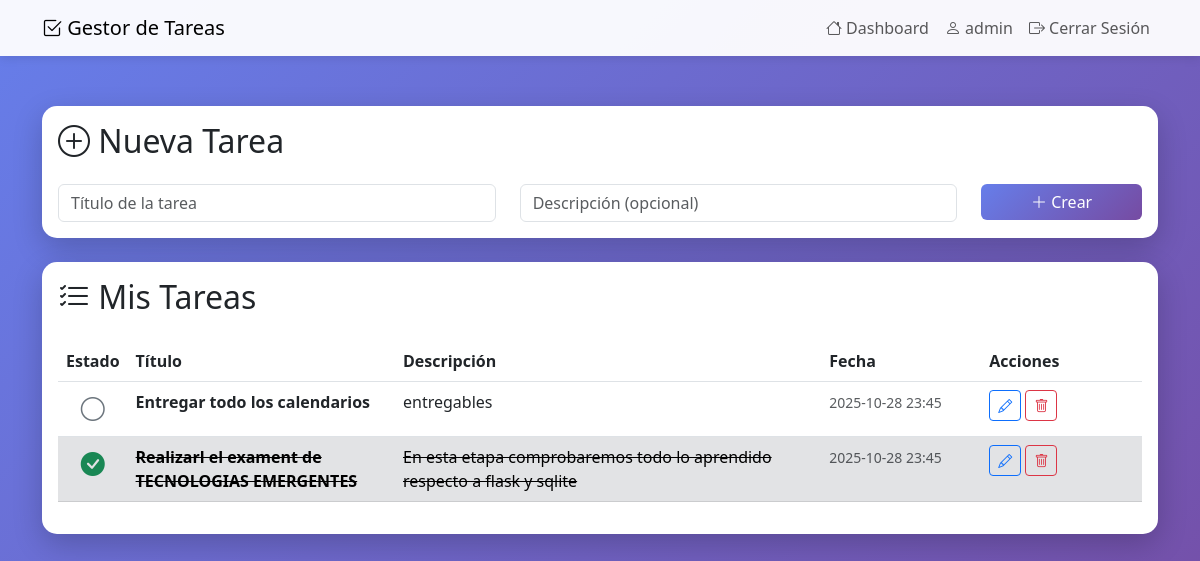
The app's page /dashboard (signed in) with its own data.
### tables this page shows
CREATE TABLE tasks (
            id INTEGER PRIMARY KEY AUTOINCREMENT,
            title TEXT NOT NULL,
            description TEXT,
            completed INTEGER DEFAULT 0,
            user_id INTEGER NOT NULL,
            created_at TIMESTAMP DEFAULT CURRENT_TIMESTAMP,
            FOREIGN KEY (user_id) REFERENCES users (id) ON DELETE CASCADE
        );

### controllers/task_controller.py (the view)
@task_bp.route('/dashboard')
@login_required
def dashboard():
    tasks = Task.get_all_by_user(session['user_id'])
    return render_template('dashboard.html', tasks=tasks)

### models/database.py (called while the page is built)
def get_db():
    conn = sqlite3.connect(Config.DATABASE)
    conn.row_factory = sqlite3.Row
    return conn

### models/task.py (called while the page is built)
    @staticmethod
    def get_all_by_user(user_id):
        conn = get_db()
        cursor = conn.cursor()
        cursor.execute(
            'SELECT * FROM tasks WHERE user_id = ? ORDER BY created_at DESC',
            (user_id,)
        )
        rows = cursor.fetchall()
        conn.close()
        tasks = []
        for row in rows:
            tasks.append(Task(
                row['id'], row['title'], row['description'],
                row['completed'], row['user_id'], row['created_at']
            ))
        return tasks

### utils/auth.py (called while the page is built)
def login_required(f):
    @wraps(f)
    def decorated_function(*args, **kwargs):
        if 'user_id' not in session:
            flash('Debes iniciar sesión para acceder a esta página', 'warning')
            return redirect(url_for('auth.login'))
        return f(*args, **kwargs)
    return decorated_function

### templates/dashboard.html (shortened to what this page needs)
{% extends "base.html" %}
{% block content %}
<div class="row mb-4">
    <div class="col-12">
        <div class="card">
            <div class="card-body">
                <h2 class="card-title mb-4">
                    <i class="bi bi-plus-circle"></i> Nueva Tarea
                </h2>
                <form method="POST" action="{{ url_for('task.create_task') }}">
                    <div class="row">
                        <div class="col-md-5">
                            <input type="text" class="form-control" name="title"
                                   placeholder="Título de la tarea" required>
                        </div>
                        <div class="col-md-5">
                            <input type="text" class="form-control" name="description"
                                   placeholder="Descripción (opcional)">
                        </div>
                        <div class="col-md-2">
                            <button type="submit" class="btn btn-primary w-100">
                                <i class="bi bi-plus-lg"></i> Crear
                            </button>
                        </div>
                    </div>
                </form>
            </div>
        </div>
    </div>
</div>
<div class="row">
    <div class="col-12">
        <div class="card">
            <div class="card-body">
                <h2 class="card-title mb-4">
                    <i class="bi bi-list-check"></i> Mis Tareas
                </h2>
                {% if tasks %}
                <div class="table-responsive">
                    <table class="table table-hover">
                        <thead>
                            <tr>
                                <th width="5%">Estado</th>
                                <th width="25%">Título</th>
                                <th width="40%">Descripción</th>
                                <th width="15%">Fecha</th>
                                <th width="15%">Acciones</th>
                            </tr>
                        </thead>
                        <tbody>
                            {% for task in tasks %}
                            <tr {% if task.completed %}class="table-secondary"{% endif %}>
                                <td class="text-center">
                                    <form method="POST" action="{{ url_for('task.toggle_task', task_id=task.id) }}" style="display: inline;">
                                        <button type="submit" class="btn btn-sm btn-link p-0" title="Marcar como completada">
                                            {% if task.completed %}
                                            <i class="bi bi-check-circle-fill text-success fs-4"></i>
                                            {% else %}
                                            <i class="bi bi-circle text-secondary fs-4"></i>
                                            {% endif %}
                                        </button>
                                    </form>
                                </td>
                                <td {% if task.completed %}class="text-decoration-line-through"{% endif %}>
                                    <strong>{{ task.title }}</strong>
                                </td>
                                <td {% if task.completed %}class="text-decoration-line-through"{% endif %}>
                                    {{ task.description or '-' }}
                                </td>
                                <td>
                                    <small class="text-muted">{{ task.created_at[:16] }}</small>
                                </td>
                                <td>
                                    <a href="{{ url_for('task.edit_task', task_id=task.id) }}"
                                       class="btn btn-sm btn-outline-primary" title="Editar">
                                        <i class="bi bi-pencil"></i>
                                    </a>
                                    <form method="POST" action="{{ url_for('task.delete_task', task_id=task.id) }}"
                                          style="display: inline;" onsubmit="return confirm('¿Estás seguro de eliminar esta tarea?');">
                                        <button type="submit" class="btn btn-sm btn-outline-danger" title="Eliminar">
                                            <i class="bi bi-trash"></i>
                                        </button>
                                    </form>
                                </td>
                            </tr>
                            {% endfor %}
                        </tbody>
                    </table>
                </div>
                {% else %}
                <div class="alert alert-info text-center">
                    <i class="bi bi-info-circle"></i> No tienes tareas aún. Crea tu primera tarea usando el formulario de arriba.
                </div>
                {% endif %}
            </div>
        </div>
    </div>
</div>
{% endblock %}

### templates/base.html (style rules this page uses)
body { background: linear-gradient(135deg, #667eea 0%, #764ba2 100%); min-height: 100vh; }
.card { box-shadow: 0 10px 30px rgba(0,0,0,0.2); border: none; border-radius: 15px; }
.btn-primary { background: linear-gradient(135deg, #667eea 0%, #764ba2 100%); border: none; }

### records on screen
tasks: completed 0 (drawn), title "Entregar todo los calendarios", description "entregables", created_at "2025-10-28 23:45"
tasks: completed 1 (drawn), title "Realizarl el exament de TECNOLOGIAS EMERGENTES", description "En esta etapa comprobaremos todo lo aprendido respecto a flask y sqlite", created_at "2025-10-28 23:45"

### other values on screen
{{ session.username }} "admin"
